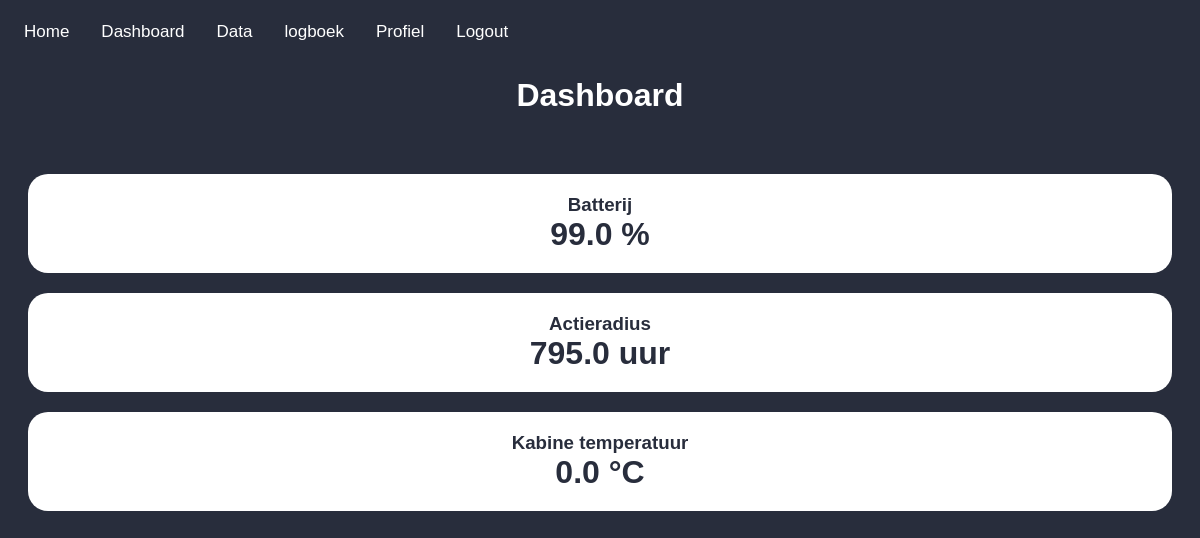
Page /home/dashboard (signed in) on the earlier database version.
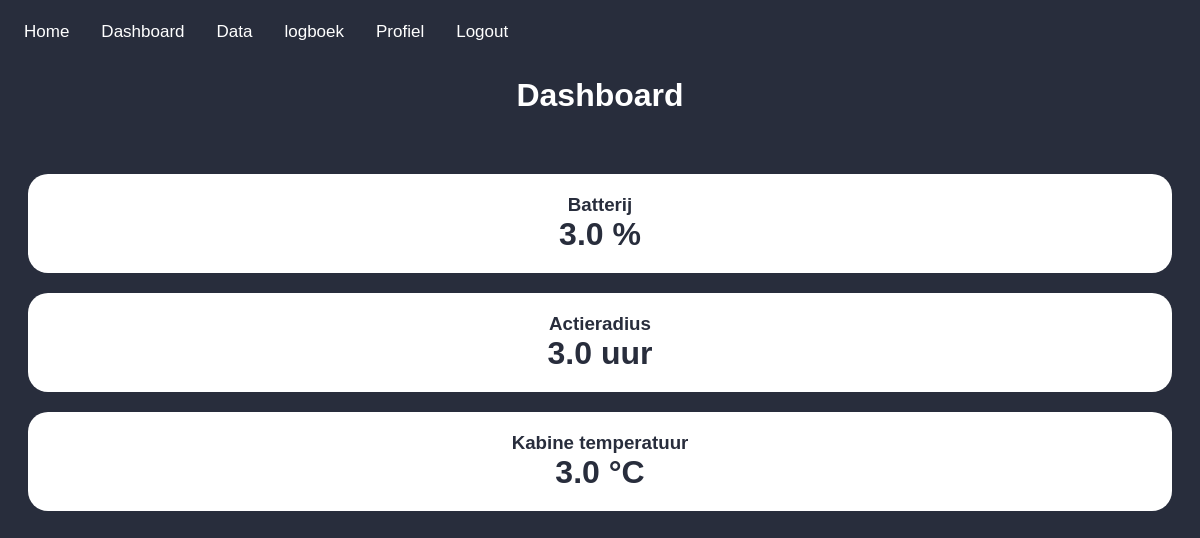
Same page on the later database version.
### api/models.py (models this page shows, shortened)
class vehicleStatus(models.Model):
    time = models.DateTimeField(auto_now_add=True)
    vehicle_id = models.CharField(max_length=11)
    laden = models.BooleanField()
    error_g = models.BooleanField()
    tanken = models.BooleanField()
    baterij_temp = models.BooleanField()
    batterij_span_laag = models.BooleanField()
    batterij_span_hoog = models.BooleanField()
    vermogen = models.FloatField()
    batterij_percentage = models.FloatField()
    actieradius = models.FloatField()
    batterijspanning_minimum = models.FloatField()
    batterijspanning_gemiddeld = models.FloatField()
    batterijspanning_maximum = models.FloatField()
    snelheid = models.FloatField()
    airco_actief = models.FloatField()
    error_12v = models.FloatField()
    hoogspanningserror = models.FloatField()
    motor_temperatuur_alarm = models.FloatField()
    controller_temperatuur_alarm = models.FloatField()
    airco_aan = models.FloatField()
    motor_temperatuur = models.FloatField()
    controller_temperatuur = models.FloatField()
    spanning_12v = models.FloatField()
    gemiddeld_verbruik = models.FloatField()
    aantal_satellieten  = models.FloatField()
    batterij_temperatuur = models.FloatField()
    kabine_temperatuur = models.FloatField()
    kabine_ingestelde_temperatuur = models.FloatField()
    olie_temperatuur = models.FloatField()
    versnelling_x_richting = models.FloatField()
    versnelling_y_richting = models.FloatField()
    versnelling_z_richting = models.FloatField()
    bedrijfstijd = models.FloatField()
    class Meta:
        verbose_name_plural = "vehicle statusses"

### frontend/views.py (the view)
# urls.py: path('dashboard', views.dashboardView, name='Dashboard'),
def dashboardView(request):
    if not request.user.is_anonymous:
        vehicle_ids = request.user.profile.vehicle_ids
        if vehicle_ids is not None:
            vehicle_ids_sep = split_vehicle_ids(vehicle_ids)
            selected_vehicle_id = get_selected_vehicle_id(request, vehicle_ids_sep)
            vehicle_statusses = vehicleStatus.objects.filter(vehicle_id=selected_vehicle_id).order_by('time').reverse()
            if len(vehicle_statusses) > 0:
                args = {'page':'dashboard.html', 'vehicle_status': vehicle_statusses[0], 'vehicle_id': selected_vehicle_id}
                return render(request, 'default.html', args)
            else:
                args = {'page': 'dashboard.html', 'vehicle_id': vehicle_ids}
                return render(request, 'default.html', args)
    args = {'page': 'dashboard.html',}
    return render(request, 'default.html', args)

### frontend/views.py (called while the page is built)
def split_vehicle_ids(vehicle_ids):
    vehicle_ids_sep = vehicle_ids.replace(" ", "").split(";")
    vehicle_ids_sep = [n for n in vehicle_ids_sep if len(n) > 0]  # Filter spaces
    return vehicle_ids_sep

def get_selected_vehicle_id(request, vehicle_ids_sep):
    selected_vehicle_id = request.GET.get('vehicle_id')
    if selected_vehicle_id is None:
        selected_vehicle_id = vehicle_ids_sep[0]
    return selected_vehicle_id

### templates/default.html (shortened to what this page needs)
{% load static %}
<!DOCTYPE html>
<html lang="en">
<head>
    <link rel="stylesheet" href="{% static 'style/default.css' %}">
    <link rel="stylesheet" href="https://cdnjs.cloudflare.com/ajax/libs/font-awesome/4.7.0/css/font-awesome.min.css">
</head>
<header>
    <div class="topnav">
        <a href="/home">Home</a>
        <div id="navbar">
            {% if user.is_authenticated %}
                <a href="/dashboard">Dashboard</a>
                <a href="/data-analytics">Data</a>
                <a href="/logboek">logboek</a>
                <a href="/profiel">Profiel</a>
                <a href="/logout">Logout</a>
            {% else %}
                <a href="/login">Login</a>
                <a href="/register">Register</a>
                <a id="dimensions"></a>
            {% endif %}
        </div>
    </div>
</header>
{% include page %}
</html>

### templates/dashboard.html (shortened to what this page needs)
{% load static %}
<head>
    <link rel="stylesheet" href="{% static 'style/dashboard.css' %}">
</head>
<body>
    <h1>Dashboard</h1>
    <br>
    {% if user.is_authenticated %}
        {% if vehicle_id != None %}
                <div class="grid-box">
                    <h3>Batterij</h3>
                    <h1>{{ vehicle_status.batterij_percentage}} %</h1>
                </div>
                <div class="grid-box">
                    <h3>Actieradius</h3>
                    <h1>{{ vehicle_status.actieradius}} uur</h1>
                </div>
                <div class="grid-box">
                    <h3>Kabine temperatuur</h3>
                    <h1>{{ vehicle_status.kabine_temperatuur }} °C</h1>
                </div>
        {% else %}
            <p>Er is geen voertuig aan dit account gekoppeld.</p>
        {% endif %}
    {% else %}
        <p>Om de status van uw voertuig(en) te zien moet u eerst <a href="/login">inloggen</a>.</p>
    {% endif %}
</body>

Differences in the rows shown:
no longer on this page (row unchanged): vehicleStatus: batterij_percentage "99.0", actieradius "795.0", kabine_temperatuur "0.0"
added vehicleStatus: batterij_percentage "3.0", actieradius "3.0", kabine_temperatuur "3.0"
